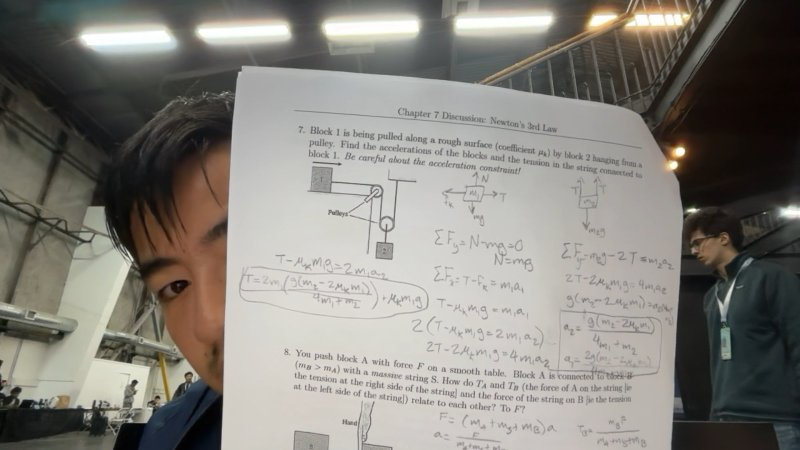
#> input picture synapse_vision/transcribe/tests/fixtures/handheld_sheet_800.jpg, 800 x 450 px; its folder holds only this picture in this run
$ python -i binarize.py   (imports and definitions only)
#> lines starting #> are read from the running program, lines starting #| are printed output that depends on the picture; after the words box and inside, x2 and y2 are one past the last pixel; in counts of white or black regions, pixels touching at a corner belong together
### synapse_vision/app/config.py
"""Hot-reloaded access to config/vision.yaml.

    from app.config import get
    get("transcribe.low_confidence", 0.6)

The file is re-read whenever its mtime changes, so Henry can tune thresholds
while the server runs. Never raises on a missing key: returns `default`.
"""
from __future__ import annotations

import os
import threading
from pathlib import Path
from typing import Any

import yaml

ROOT = Path(__file__).resolve().parent.parent
CONFIG_PATH = Path(os.environ.get("SV_CONFIG", ROOT / "config" / "vision.yaml"))

_lock = threading.Lock()
_cache: dict[str, Any] = {"mtime": None, "data": {}}


def _load() -> dict:
    """Return the parsed config, re-reading the file if its mtime changed."""
    try:
        mtime = CONFIG_PATH.stat().st_mtime
    except OSError:
        return {}
    with _lock:
        if _cache["mtime"] != mtime:
            try:
                data = yaml.safe_load(CONFIG_PATH.read_text()) or {}
            except (OSError, yaml.YAMLError):
                # Half-written file during an edit: keep the last good copy.
                return dict(_cache["data"])
            _cache["mtime"] = mtime
            _cache["data"] = data if isinstance(data, dict) else {}
        return dict(_cache["data"])


def get(key: str, default: Any = None) -> Any:
    """Dotted lookup ("section.key") into config/vision.yaml. Returns `default` if absent."""
    node: Any = _load()
    for part in key.split("."):
        if not isinstance(node, dict) or part not in node:
            return default
        node = node[part]
    return node


def all() -> dict:  # noqa: A001 - mirrors the shape callers expect
    """The whole config as a dict (a copy)."""
    return _load()


def path() -> Path:
    """Where the config is being read from."""
    return CONFIG_PATH

### synapse_vision/layout/_compat.py
"""Config and telemetry access with local no-op fallbacks.

T4 owns ``app/config.py`` and ``app/telemetry.py``.  Until they exist we read
``config/vision.yaml`` directly and swallow telemetry.
TODO(T2): drop the YAML fallback once app.config is stable.
"""
from __future__ import annotations

import time
from contextlib import contextmanager
from pathlib import Path
from typing import Any, Iterator

REPO_ROOT = Path(__file__).resolve().parent.parent
_CONFIG_PATH = REPO_ROOT / "config" / "vision.yaml"


# [13 lines left out: function _yaml_get, not called in this run]


def config_get(key: str, default: Any = None) -> Any:
    """Dotted lookup into config/vision.yaml via app.config when available."""
    try:
        from app.config import get as _app_get  # type: ignore

        value = _app_get(key, default)
        return default if value is None else value
    except Exception:  # noqa: BLE001 - T4 module missing or half-written
        value = _yaml_get(key, default)
        return default if value is None else value


# [23 lines left out: functions telemetry_log, timed, not called in this run]

### synapse_vision/layout/binarize.py
"""Binarization and ruled-line removal for a dewarped page.

Sauvola thresholding (window ~1.5 x typical line height) handles uneven
lighting and faint pencil; long thin horizontal / vertical structures that
span most of the page (notebook rules, the left margin rule, graph-paper grid)
are erased without touching handwriting that crosses them.
"""
from __future__ import annotations

import cv2
import numpy as np

from layout._compat import config_get

SAUVOLA_K = 0.2
SAUVOLA_R = 128.0
MIN_INK_CONTRAST = 20          # pixel must be this much darker than the local mean
RULE_MIN_CONTRAST = 8          # lenient contrast used only to *find* faint printed rules
WINDOW_PER_LINE_HEIGHT = 1.5
MAX_LINE_HEIGHT_FRAC = 0.10    # of page height, for the line-height estimate
RULE_SEED_MIN_SPAN_FRAC = 0.2  # a seed piece must be at least this long to be fitted as a rule
RULE_MIN_COVERAGE = 0.5        # ink found along the fitted line over this fraction of the page ...
RULE_DASH_BRIDGE_FRAC = 1 / 40  # dashed/broken rules (JPEG, dewarp) are bridged by this much before measuring
RULE_EDGE_ZONE_FRAC = 0.12     # ... and over RULE_MIN_EDGE_COVERAGE of both outer zones (rules run edge to edge)
RULE_MIN_EDGE_COVERAGE = 0.3
RULE_MAX_THICKNESS_PX = 6      # thicker horizontal structures are handwriting (strikes, bars)
RULE_RECONNECT_PX = 7           # close gaps up to this many px across an erased rule (sliced glyph strokes)
RULE_SEED_RUN_FRAC = 1 / 40    # minimum straight run to seed a rule candidate
RULE_BRIDGE_FRAC = 1 / 100     # bridge gaps along a slightly tilted rule


def to_gray(img: np.ndarray) -> np.ndarray:
    return img if img.ndim == 2 else cv2.cvtColor(img, cv2.COLOR_BGR2GRAY)


def _odd(n: float) -> int:
    n = int(round(n))
    return n if n % 2 == 1 else n + 1


def estimate_line_height(gray: np.ndarray) -> int:
    """Rough typical handwriting line height from an Otsu pass (bounded by config)."""
    min_h = int(config_get("layout.min_line_height_px", 28))
    max_h = max(min_h + 1, int(gray.shape[0] * MAX_LINE_HEIGHT_FRAC))
    _, otsu = cv2.threshold(gray, 0, 255, cv2.THRESH_BINARY_INV + cv2.THRESH_OTSU)
    n, _, stats, _ = cv2.connectedComponentsWithStats(otsu, connectivity=8)
    heights = stats[1:, cv2.CC_STAT_HEIGHT]
    areas = stats[1:, cv2.CC_STAT_AREA]
    keep = heights[(areas > 20) & (heights < max_h)]
    if len(keep) == 0:
        return min_h
    return int(np.clip(2.0 * float(np.median(keep)), min_h, max_h))


def sauvola(gray: np.ndarray, window: int, k: float = SAUVOLA_K, r: float = SAUVOLA_R) -> tuple[np.ndarray, np.ndarray]:
    """Sauvola binarization. Returns (ink mask, lenient low-contrast mask) as uint8 masks with 255 = dark.

    The lenient mask (anything a little darker than its surroundings) is only used to
    locate printed rules, which Sauvola proper picks up near text but not on blank paper."""
    window = _odd(max(3, window))
    g = gray.astype(np.float64)
    mean = cv2.boxFilter(g, -1, (window, window), normalize=True, borderType=cv2.BORDER_REFLECT)
    sq = cv2.boxFilter(g * g, -1, (window, window), normalize=True, borderType=cv2.BORDER_REFLECT)
    std = np.sqrt(np.maximum(sq - mean * mean, 0.0))
    thresh = mean * (1.0 + k * (std / r - 1.0))
    ink = (g < thresh) & (g < mean - MIN_INK_CONTRAST)
    lenient = g < mean - RULE_MIN_CONTRAST
    return ink.astype(np.uint8) * 255, lenient.astype(np.uint8) * 255


def _thin_structures(binary: np.ndarray, horizontal: bool) -> np.ndarray:
    """Ink pixels not part of any run thicker than RULE_MAX_THICKNESS_PX across the rule direction."""
    k = (1, RULE_MAX_THICKNESS_PX) if horizontal else (RULE_MAX_THICKNESS_PX, 1)
    thick = cv2.morphologyEx(binary, cv2.MORPH_OPEN, cv2.getStructuringElement(cv2.MORPH_RECT, k))
    return cv2.bitwise_and(binary, cv2.bitwise_not(thick))


def _rule_mask(binary: np.ndarray, lenient: np.ndarray, horizontal: bool) -> np.ndarray:
    """Band of thin pixels (of ``binary``) lying along page-spanning rules found in ``lenient``."""
    H, W = binary.shape
    span = W if horizontal else H
    thin = _thin_structures(lenient, horizontal)
    seed_len = max(20, int(span * RULE_SEED_RUN_FRAC))
    seed_k = (seed_len, 1) if horizontal else (1, seed_len)
    seeds = cv2.morphologyEx(thin, cv2.MORPH_OPEN, cv2.getStructuringElement(cv2.MORPH_RECT, seed_k))
    bridge = max(5, int(span * RULE_BRIDGE_FRAC))
    bridge_k = (bridge, 3) if horizontal else (3, bridge)
    bridged = cv2.dilate(seeds, cv2.getStructuringElement(cv2.MORPH_RECT, bridge_k))
    n, labels, stats, _ = cv2.connectedComponentsWithStats(bridged, connectivity=8)
    mask = np.zeros_like(binary)
    bridged_thin = _bridge_dashes(thin, horizontal)
    for i in range(1, n):
        extent = stats[i, cv2.CC_STAT_WIDTH] if horizontal else stats[i, cv2.CC_STAT_HEIGHT]
        if extent < RULE_SEED_MIN_SPAN_FRAC * span:
            continue
        band = _fit_band(np.argwhere(labels == i), mask.shape, horizontal)
        if band is not None and not _already_painted(mask, band, horizontal) and _is_page_rule(bridged_thin, band, horizontal):
            _paint(mask, band, horizontal)
    # erase only thin pixels inside the rule band so crossing handwriting survives
    return cv2.bitwise_and(_thin_structures(binary, horizontal), mask), mask


def _reconnect_across(cleaned: np.ndarray, band: np.ndarray, horizontal: bool) -> np.ndarray:
    """Strokes sliced by an erased rule leave a 1-3 px gap; close such gaps across the band only
    (a closing along the rule direction would bring the rule back)."""
    k = (1, RULE_RECONNECT_PX) if horizontal else (RULE_RECONNECT_PX, 1)
    closed = cv2.morphologyEx(cleaned, cv2.MORPH_CLOSE, cv2.getStructuringElement(cv2.MORPH_RECT, k))
    near_band = cv2.dilate(band, cv2.getStructuringElement(cv2.MORPH_RECT, k))
    return cv2.bitwise_or(cleaned, cv2.bitwise_and(closed, near_band))


# [23 lines left out: functions _fit_band, _coverage, not called in this run]


def _bridge_dashes(thin: np.ndarray, horizontal: bool) -> np.ndarray:
    span = thin.shape[1] if horizontal else thin.shape[0]
    b = max(5, int(span * RULE_DASH_BRIDGE_FRAC))
    k = (b, 1) if horizontal else (1, b)
    return cv2.dilate(thin, cv2.getStructuringElement(cv2.MORPH_RECT, k))


# [7 lines left out: function _is_page_rule, not called in this run]


def _already_painted(mask: np.ndarray, band: tuple[np.ndarray, int], horizontal: bool) -> bool:
    return _coverage(mask, band, horizontal, slice(0, len(band[0]))) > 0.9


# [10 lines left out: function _paint, not called in this run]


def remove_rules(binary: np.ndarray, lenient: np.ndarray | None = None) -> np.ndarray:
    """Erase notebook rules (horizontal) and margin / grid rules (vertical)."""
    lenient = binary if lenient is None else lenient
    h_rules, h_band = _rule_mask(binary, lenient, horizontal=True)
    v_rules, v_band = _rule_mask(binary, lenient, horizontal=False)
    cleaned = cv2.bitwise_and(binary, cv2.bitwise_not(cv2.bitwise_or(h_rules, v_rules)))
    cleaned = _reconnect_across(cleaned, h_band, horizontal=True)
    return _reconnect_across(cleaned, v_band, horizontal=False)


def binarize_page(gray: np.ndarray) -> tuple[np.ndarray, int]:
    """Returns (clean ink mask, estimated line height in px)."""
    line_h = estimate_line_height(gray)
    binary, lenient = sauvola(gray, int(WINDOW_PER_LINE_HEIGHT * line_h))
    return remove_rules(binary, lenient), line_h

>>> import cv2
>>> picture = cv2.imread('../transcribe/tests/fixtures/handheld_sheet_800.jpg', cv2.IMREAD_GRAYSCALE)
>>> result = binarize_page(picture)
#> in estimate_line_height, `_, otsu = cv2.threshold(gray, 0, 255, cv2.THRESH_BINARY_INV + cv2.THRE..`:
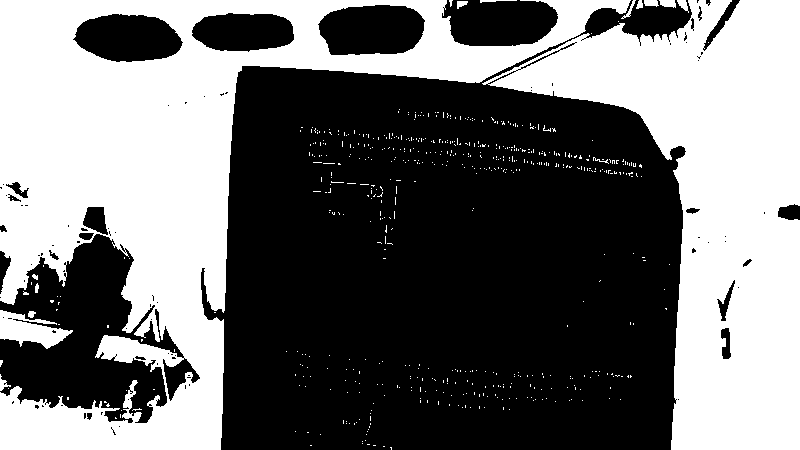
#> otsu: shape (450, 800); 43.8% white; 578 white regions (563 under 20 px), largest, box (x1, y1, x2, y2) and area: (0, 0, 631, 450) 89146, (482, 0, 800, 450) 64874, (0, 310, 73, 349) 1494
#> in estimate_line_height, `n, _, stats, _ = cv2.connectedComponentsWithStats(otsu, connectivity=8)`: n = 579; stats = 579 rows, first 6: [0, 0, 800, 450, 202430], [0, 0, 631, 450, 89146], [449, 0, 4, 7, 16], [457, 1, 11, 8, 58], [480, 0, 37, 3, 55], [621, 0, 15, 19, 64]
#> in estimate_line_height, `heights = stats[1:, cv2.CC_STAT_HEIGHT]`: heights = 578 values, max 450 at index 0, min 1 at index 10, mean 3.71
#> in estimate_line_height, `areas = stats[1:, cv2.CC_STAT_AREA]`: areas = 578 values, max 89146 at index 0, min 1 at index 10, mean 272.6
#> in estimate_line_height, `keep = heights[(areas > 20) & (heights < max_h)]`: keep = [8, 3, 19, 9, 7, 8, 13, 7, 6, 10, 39, 7, 17]
#> in binarize_page, `line_h = estimate_line_height(gray)`: line_h = 28
#> in sauvola, `std = np.sqrt(np.maximum(sq - mean * mean, 0.0))`:
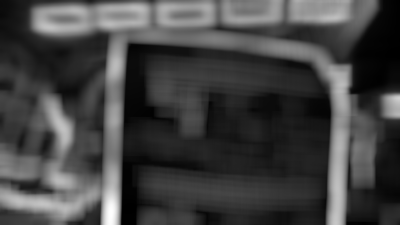
#> std: shape (450, 800) float64 (shown at 1/2 size); min 0.728, max 95.41, mean 25.7; drawn with min black and max white
#> in sauvola, `thresh = mean * (1.0 + k * (std / r - 1.0))`:
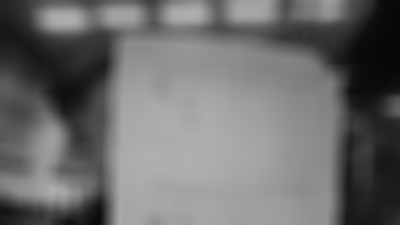
#> thresh: shape (450, 800) float64 (shown at 1/2 size); min 6.15, max 175.3, mean 109.5
#> in _rule_mask, `n, labels, stats, _ = cv2.connectedComponentsWithStats(bridged, connec..`: n = 27; stats = 27 rows, first 6: [0, 0, 800, 450, 356208], [468, 37, 51, 3, 153], [225, 44, 58, 4, 181], [341, 44, 38, 5, 181], [346, 52, 27, 3, 81], [100, 55, 28, 3, 84]
#> in _bridge_dashes, `return cv2.dilate(thin, cv2.getStructuringElement(cv2.MORPH_RECT, k))`:
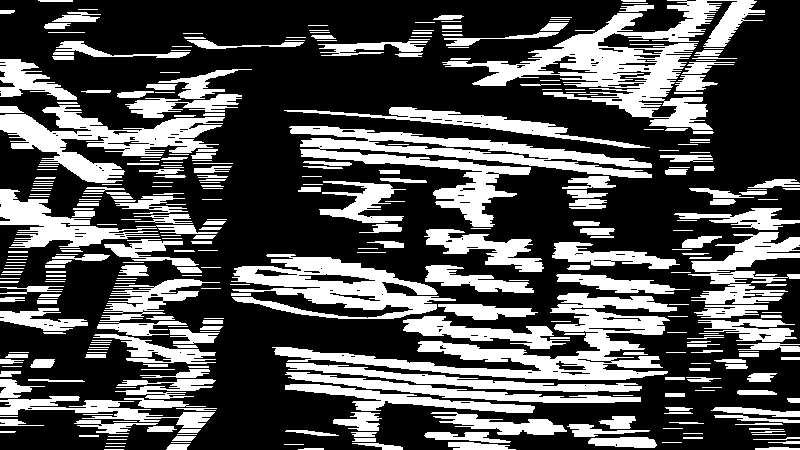
#> returned value: shape (450, 800); 32.8% white; 360 white regions (1 under 20 px), largest, box (x1, y1, x2, y2) and area: (442, 0, 765, 130) 11888, (272, 293, 677, 380) 9681, (289, 126, 652, 227) 9629
#> the loop in _rule_mask, `for i in range(1, n):` made 26 passes
#> extent on passes 1 to 8: 51, 58, 38, 27, 28, 71, 27, 31
#> call 2 of _rule_mask, with horizontal = False
#> in _rule_mask (call 2), `bridged = cv2.dilate(seeds, cv2.getStructuringElement(cv2.MORPH_RECT, ..`:
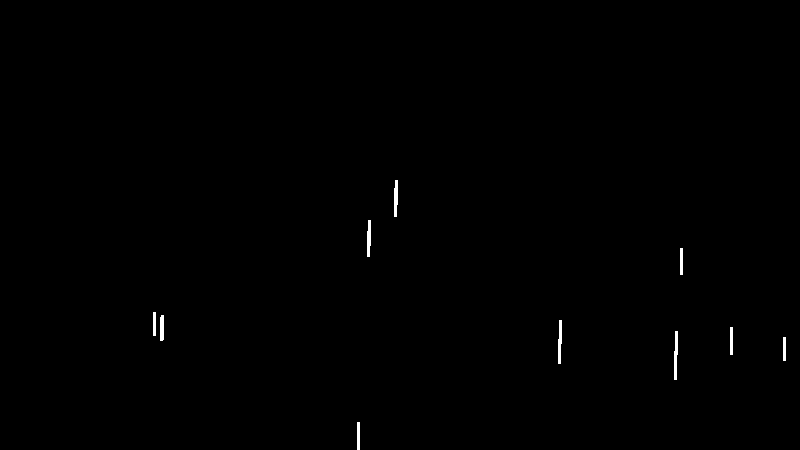
#> bridged: shape (450, 800); 0.29% white; 10 white regions, largest, box (x1, y1, x2, y2) and area: (674, 331, 678, 380) 151, (558, 320, 562, 364) 137, (394, 180, 398, 217) 128
#> in _rule_mask (call 2), `n, labels, stats, _ = cv2.connectedComponentsWithStats(bridged, connec..`: n = 11; stats = [[0, 0, 800, 450, 358964], [394, 180, 4, 37, 128], [367, 220, 4, 37, 126], [680, 248, 3, 27, 81], [153, 312, 3, 24, 72], [160, 315, 4, 26, 101], [558, 320, 4, 44, 137], [730, 327, 3, 28, 84], [674, 331, 4, 49, 151], [783, 337, 3, 24, 72], [357, 422, 3, 28, 84]]
#> call 2 of _bridge_dashes, with horizontal = False
#> in _bridge_dashes (call 2), `return cv2.dilate(thin, cv2.getStructuringElement(cv2.MORPH_RECT, k))`:
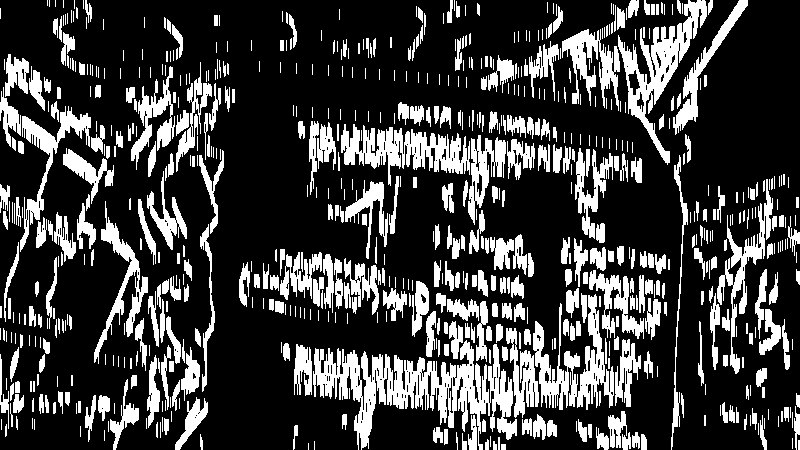
#> returned value: shape (450, 800); 24.9% white; 712 white regions (289 under 20 px), largest, box (x1, y1, x2, y2) and area: (313, 340, 517, 450) 8618, (618, 0, 707, 165) 3799, (341, 124, 470, 186) 3598
#> the loop in _rule_mask (call 2), `for i in range(1, n):` made 10 passes
#> extent on passes 1 to 8: 37, 37, 27, 24, 26, 44, 28, 49
#> call 2 of _reconnect_across, with horizontal = False
#> in _reconnect_across (call 2), `closed = cv2.morphologyEx(cleaned, cv2.MORPH_CLOSE, cv2.getStructuring..`:
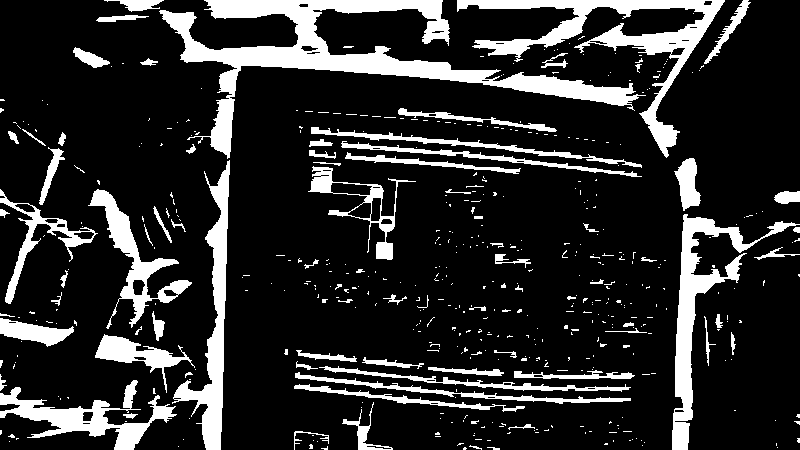
#> closed: shape (450, 800); 17% white; 509 white regions (427 under 20 px), largest, box (x1, y1, x2, y2) and area: (159, 0, 646, 159) 14352, (457, 0, 725, 158) 7377, (672, 214, 800, 450) 5203
